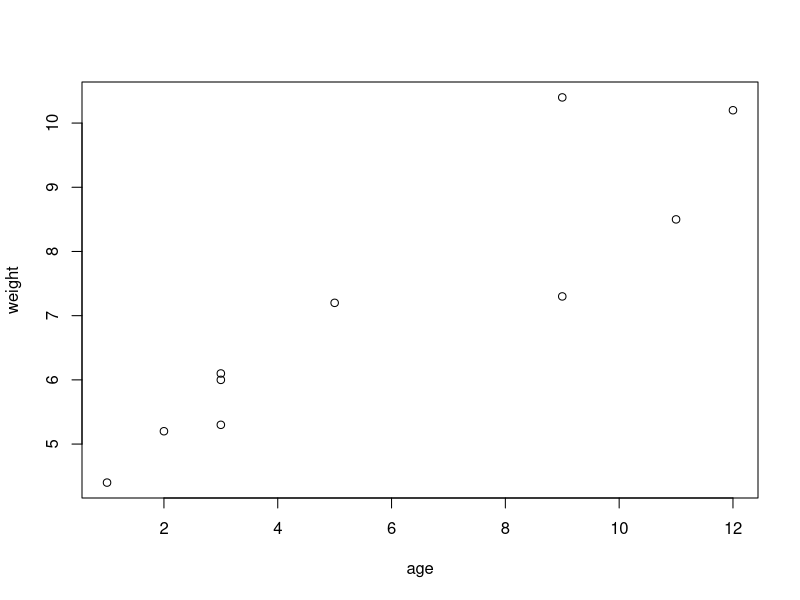
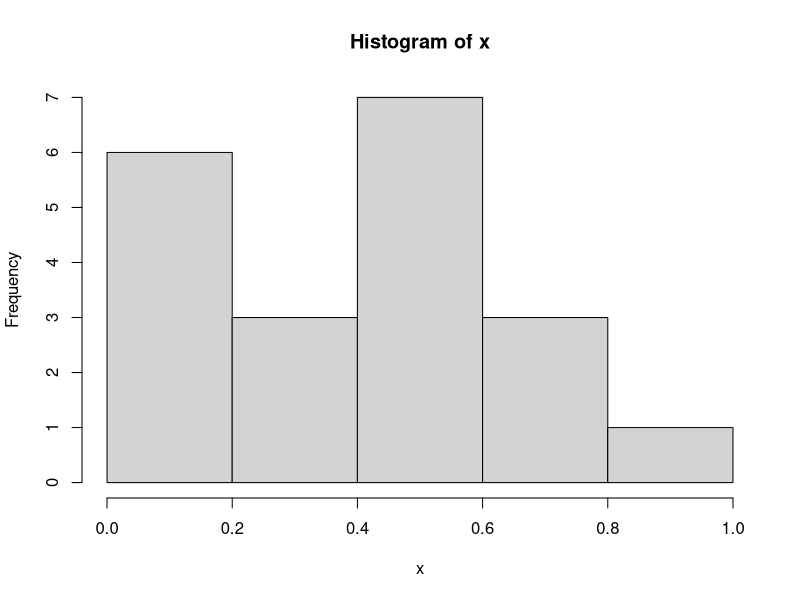

Write the R code that produced these figures, in order.
# lect001
# 陆震
# 日期：2019/05/30

# R是面向对象的，区分大小写的解释型s数组编程语言
# R中多数功能是由程序内置函数、用户自编函数和对对象的创建和操作所实现的
# 其中，对象可以是任何能被赋值给变量的东西，包括常量、数据结构、函数甚至图形
# 可以被存储和命名的任何东西都是对象
# 对象是专门的数据结构，存储在RAM中，通过名称或符号访问，名称和符号本身也是可以被操纵的对象
# 由于所有的对象在程序执行时都存储在RAM中，这对大规模数据分析有显著的影响
# 对象的名称由大小写字母、数字0～9、句号和下划线组成
# 名称区分大小写且不能以数字开头，句号被视为无特殊含义的简单字符
# 每一个对象都有某种模式，描述其是如何存储的
# 对象的属性：元信息描述对象的特性。属性能通过attributes()函数罗列出来并能通过attr()函数进行设置
# 对象一个关键的属性是对象的类，R函数使用关于对象类的信息来确定如何处理对象
# 可使用class()函数读取和设置对象的类

# 一次交互式会话期间的所有数据对象都被R保存在内存中，所以R往往受限于可用的内存量
# 在处理大数据集的时候，需要考虑数据集的大小和要应用的统计方法

# R函数由函数和赋值构成，R使用 -> 而非 = 作为赋值符号
rnorm(5) -> x # 创建向量对象x，其包含5个来自标准正态分布的随机偏差
x # 直接输入对象的名称将列出它的内容
print(x)
# 函数c()将其参数组合成一个向量或列表，以这样的形式输入数据
c(1, 3, 5, 2, 11, 9, 3, 9, 12, 3) -> age
c(4.4, 5.3, 7.2, 5.2, 8.5, 7.3, 6.0, 10.4, 10.2, 6.1) -> weight
mean(weight) # 求均值
sd(weight) # 求标准差
cor(age, weight) # 求相关系数
plot(age, weight) # 可视化检查两者趋势关系

# 不加参数运行demo()，查看R中图形的完整演示列表
# demo(image)

# help.start() 打开帮助文档首页
# help(foo) 或 ?foo 查看函数foo的描述(如返回值)
# example(foo) 查看函数foo的使用范例
# apropos('foo', mode='function') 列出名称中含有foo的所有可用函数
# data() 列出当前已加载包中所含的所有可用示例数据集

# 工作空间workspace是当前R的工作环境，存储着所有你定义的对象
# 在当前会话结束时，你可以将当前工作空间保存到一个镜像中，以便在下次启动R时自动载入它
# 使用上下方向键查看命令的历史记录

#当前的工作目录working directory是R读取文件和保存结果的默认目录
# getwd() 查看当前工作目录
# setwd() 设定当前工作目录
# 若需要读入一个不再当前工作目录下的文件，需要在调用语句中写明文件的完整路径
# setwd('C:/myprojects/project1') 路径需要使用正斜杠，R将反斜杠 \ 作为一个转义符
# 注意：setwd()不会创建一个新的、不存在的目录
# 可以使用dir.create()创建新目录，然后用setwd()将当前工作目录指向该新目录
runif(20) -> x # 创建一个包含20个均匀分布随机变量的向量
summary(x) # 生成x的摘要统计量
hist(x) # 生成直方图
# 函数q()结束对话，并询问是否保存工作空间
# 若保存工作空间，命令的历史记录保存到文件.Rhistory中，工作空间(包含所有对象)保存到文件.RData中
ls() # 列出当前工作空间中的对象
# rm(objectlist) 删除对象
# history(#) 显示最近使用的#个命令(默认值为25)
# savehistory('myfile') 保存命令历史到文件myfile.Rhistory中
# save.image('myfile') 保存工作空间到文件myfile.RData中
# save(objectlist, file='myfile') 保存指定对象到一个文件中
# loadhistory('myfile') 载入命令历史文件myfile.Rhistory
# load('myfile') 读取工作空间myfile.RData到当前会话中
# 推荐：在独立的目录中保存项目，即跳转到项目所在目录并双击之前保存的镜像文件即可
# 这样可以启动R，载入保存的工作空间，并设置当前工作目录到这个文件夹中

# 输入和输出：
# 函数source('filename')执行脚本文件命令集
# 若文件中不包含路径，R默认该脚本在当前工作目录中
# 惯例，脚本以.R为扩展名，如 source('myscript.R')
# 函数sink('filename')将输出重定向到文件filename中，默认覆盖已有该文件
# 可使用参数append=TRUE将文本追加到该文件后，而不是覆盖它
# 可使用参数split=TRUE将输出同时发送到屏幕和输出文件中
# 不加参数调用sink()，仅向屏幕返回结果
# 注意：sink()只能重定向文本输出，要重定向图形输出，使用以下函数，最后使用dev.off()将输出返回到终端
# bmp('filename.bmp') BMP文件
# jpeg('filename.jpeg') JPEG文件
# pdf('filename.pdf') PDF文件
# png('filename.png') PNG文件
# svg('filename.svg') SVG文件
# 整个输入输出流程如下：
# sink('myoutput', append=TRUE, split=TRUE)
# pdf('mygraphs.pdf')
# source('myscript.R')
# 执行脚本mysript.R，结果显示在屏幕上，此外，文本输出追加到myoutput中，图形输出保存在mygraphs.pdf中

# 包是R函数、数据、预编译代码以一种定义完善的格式组成的集合
# 计算机上存储包的目录称为库library
# 函数.libPaths()显示库所在位置，函数library()显示库中包
# search()显示已加载并可使用的包
# update.packages() 更新已安装的包
# installed.packages() 列出已安装的包的相关信息(如版本号)
# 包的安装是指从某个CRAN镜像站点下载它并将其放入库中的过程
# 安装好以后，必须载入到会话中才能使用包
# help(package='package_name') 输出某个包的简短描述以及包中可用的函数名称和数据集名称的列表
# help() 查看包中任意函数或数据集的描述

# 注意：在调用函数时，即使函数无参数，仍需加上括号()

# 要了解某个函数的返回值，查阅该函数在线帮助文档中的Value部分即可
# 这样可以知道将某个函数的结果赋值到一个对象时，保存的具体内容

# 按照要求的格式创建含有研究信息的数据集，是数据分析的第一步
# 数据集：由数据构成的矩形数组，行为观测(示例)，列为变量(属性)
# 数据集有其数据结构和数据类型(数值型、字符型、逻辑型、复数型和原生型)
# 数据结构：用于存储数据的对象类型，包括标量、向量、矩阵、数组、数据框和列表

# 标量：只含一个元素的向量，用于保存常量(单独的数值)
3 -> f
'US' -> g
TRUE -> h

# 向量：用于存储数值型、字符型或逻辑型数据的一维数组
# 执行组合功能的函数c()可用于创建向量
c(1, 2, 3, 4, -5) -> a # 数值型向量
c('one', 'two') -> b # 字符型向量
c(TRUE, FALSE) -> c # 逻辑型向量
# 注意：单个向量中的数据必须是相同的类型(数值型、字符型或逻辑型)，不可混杂不同类型数据
# 索引：访问向量中的元素
a[3]
a[c(2, 4)] # 向量a中第2个和第4个元素
a[2:4] # 向量a中第2到第4个元素

# 矩阵：二维数组，和向量类似，其中元素必须类型相同，即一个矩阵中只能包含一种数据类型
# 注：矩阵是一个具有维度属性dim的原子向量，包含两个元素(行数和列数)
# 可通过函数matrix()创建矩阵
matrix(1:20, nrow = 5, ncol = 4) # 默认按列填充
matrix(1:20, nrow = 5, ncol = 4, byrow=TRUE, dimnames=list(c('r1', 'r2', 'r3', 'r4', 'r5'), 
                                                           c('c1', 'c2', 'c3', 'c4'))) # 按行填充
# 注意：dimnames包含以字符型向量表示的行列名
c('r1', 'r2', 'r3', 'r4', 'r5') -> row_name
c('c1', 'c2', 'c3', 'c4') -> col_name
matrix(1:20, nrow = 5, ncol = 4, byrow=TRUE, dimnames=list(row_name, col_name)) -> X
# 索引：X[i,]表示矩阵X中的第i行，X[,j]表示第j列，X[i, j]表示第i行第j个元素，其中i和j可为数值型向量
X[3, ]
X[c(1:3), c(2:3)] # 多行多列
# 等价于：
X[1:3, 2:3]
X[c(1:3), c(2:3)] -> Y

# 数组：与矩阵类似，是矩阵的自然推广，不可混杂不同类型数据，维度可以大于2
# 注：数组是一个具有维度属性dim的原子向量，包含三个或更多元素
# 可通过函数array()创建
c('A1', 'A2') -> dim1
c('B1', 'B2', 'B3') -> dim2
c('C1', 'C2', 'C3', 'C4') -> dim3
array(1:24, c(2, 3, 4), dimnames = list(dim1, dim2, dim3)) -> z
# 索引：与矩阵相同
z[1, 2, 3] # 前俩为单个矩阵的维度索引
z[1, 2, 1:3]







